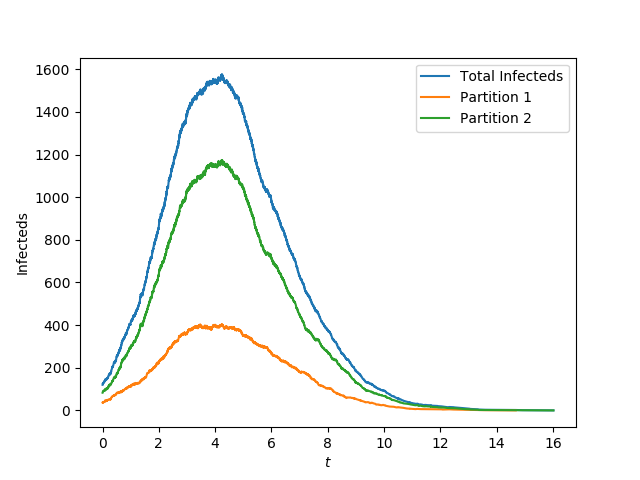

The Python source for this figure:
import EoN
import networkx as nx
import random
import matplotlib.pyplot as plt


G= nx.bipartite.configuration_model([1,11]*2000, [3]*8000)
#the graph now consists of two parts.  The first part has 2000 degree 1 nodes
#and 2000 degree 11 nodes.  The second has 8000 degree 3 nodes.
#there are 24000 edges in the network.
#
#  We assume the first ones are twice as infectious as the second ones.
#

for node in G:
    if G.degree(node) in [1,11]:
        G.node[node]['type'] = 'A'
    else:
        G.node[node]['type'] = 'B'
        
#We have defined the two types of nodes.

def trans_time_function(source, target, tau):
    if G.node[source]['type'] is 'A':
        return random.expovariate(2*tau)
    else:
        return random.expovariate(tau)
    
def rec_time_function(node, gamma):
    return random.expovariate(gamma)

tau = 0.4
gamma = 1.
sim = EoN.fast_nonMarkov_SIR(G, trans_time_function, rec_time_function, 
                             trans_time_args=(tau,), rec_time_args=(gamma,),
                             rho = 0.01, return_full_data=True)
                             
t, S, I, R = sim.summary()
plt.plot(t, I, label='Total Infecteds')

t1, S1, I1, R1 = sim.summary(nodelist = [node for node in G if G.node[node]['type']=='A'])
plt.plot(t1, I1, label = 'Partition 1')

t2, S2, I2, R2 = sim.summary(nodelist = [node for node in G if G.node[node]['type']=='B'])
plt.plot(t2, I2, label = 'Partition 2')

plt.legend()
plt.xlabel('$t$')
plt.ylabel('Infecteds')
plt.savefig('bipartite.png')

                             

                                    